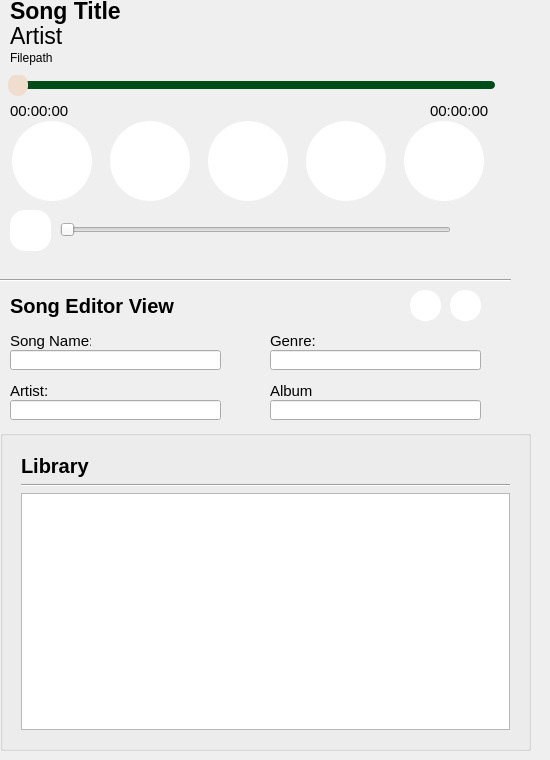
          <widget class="QWidget" name="stackedWidgetSongPage">
           <widget class="QLabel" name="artistLabel">
            <property name="geometry">
             <rect>
              <x>10</x>
              <y>-50</y>
              <width>111</width>
              <height>21</height>
             </rect>
            </property>
            <property name="font">
             <font>
              <pointsize>18</pointsize>
             </font>
            </property>
            <property name="text">
             <string>Artist</string>
            </property>
           </widget>
           <widget class="Line" name="songSeperator">
            <property name="geometry">
             <rect>
              <x>0</x>
              <y>270</y>
              <width>511</width>
              <height>20</height>
             </rect>
            </property>
            <property name="orientation">
             <enum>Qt::Orientation::Horizontal</enum>
            </property>
           </widget>
           <widget class="QLineEdit" name="lineEditGenre">
            <property name="geometry">
             <rect>
              <x>270</x>
              <y>350</y>
              <width>211</width>
              <height>20</height>
             </rect>
            </property>
            <property name="sizePolicy">
             <sizepolicy hsizetype="Preferred" vsizetype="Fixed">
              <horstretch>0</horstretch>
              <verstretch>0</verstretch>
             </sizepolicy>
            </property>
            <property name="text">
             <string/>
            </property>
           </widget>
           <widget class="QLabel" name="editGenreLabel">
            <property name="geometry">
             <rect>
              <x>270</x>
              <y>330</y>
              <width>131</width>
              <height>21</height>
             </rect>
            </property>
            <property name="font">
             <font>
              <family>Arial</family>
              <pointsize>11</pointsize>
             </font>
            </property>
            <property name="text">
             <string>Genre:</string>
            </property>
           </widget>
           <widget class="QLabel" name="editAlbumLabel">
            <property name="geometry">
             <rect>
              <x>270</x>
              <y>380</y>
              <width>121</width>
              <height>21</height>
             </rect>
            </property>
            <property name="font">
             <font>
              <family>Arial</family>
              <pointsize>11</pointsize>
             </font>
            </property>
            <property name="text">
             <string>Album</string>
            </property>
           </widget>
           <widget class="QLineEdit" name="lineEditSongName">
            <property name="geometry">
             <rect>
              <x>10</x>
              <y>350</y>
              <width>211</width>
              <height>20</height>
             </rect>
            </property>
            <property name="sizePolicy">
             <sizepolicy hsizetype="Preferred" vsizetype="Fixed">
              <horstretch>0</horstretch>
              <verstretch>0</verstretch>
             </sizepolicy>
            </property>
           </widget>
           <widget class="QLabel" name="editSongNameLabel">
            <property name="geometry">
             <rect>
              <x>10</x>
              <y>330</y>
              <width>81</width>
              <height>21</height>
             </rect>
            </property>
            <property name="font">
             <font>
              <family>Arial</family>
              <pointsize>11</pointsize>
             </font>
            </property>
            <property name="text">
             <string>Song Name:</string>
            </property>
           </widget>
           <widget class="QLineEdit" name="lineEditArtist">
            <property name="geometry">
             <rect>
              <x>10</x>
              <y>400</y>
              <width>211</width>
              <height>20</height>
             </rect>
            </property>
            <property name="sizePolicy">
             <sizepolicy hsizetype="Preferred" vsizetype="Fixed">
              <horstretch>0</horstretch>
              <verstretch>0</verstretch>
             </sizepolicy>
            </property>
           </widget>
           <widget class="QLineEdit" name="lineEditAlbum">
            <property name="geometry">
             <rect>
              <x>270</x>
              <y>400</y>
              <width>211</width>
              <height>20</height>
             </rect>
            </property>
            <property name="sizePolicy">
             <sizepolicy hsizetype="Preferred" vsizetype="Fixed">
              <horstretch>0</horstretch>
              <verstretch>0</verstretch>
             </sizepolicy>
            </property>
           </widget>
           <widget class="QLabel" name="editArtistLabel">
            <property name="geometry">
             <rect>
              <x>10</x>
              <y>380</y>
              <width>81</width>
              <height>21</height>
             </rect>
            </property>
            <property name="font">
             <font>
              <family>Arial</family>
              <pointsize>11</pointsize>
             </font>
            </property>
            <property name="text">
             <string>Artist:</string>
            </property>
           </widget>
           <widget class="QGroupBox" name="LibraryGroupBox">
            <property name="geometry">
             <rect>
              <x>0</x>
              <y>430</y>
              <width>531</width>
              <height>321</height>
             </rect>
            </property>
            <layout class="QVBoxLayout" name="LibraryLayout">
             <item>
              <widget class="QWidget" name="widget2" native="true">
               <layout class="QVBoxLayout" name="verticalLayout">
                <item>
                 <widget class="QLabel" name="LibraryLabel">
                  <property name="font">
                   <font>
                    <pointsize>15</pointsize>
                    <bold>true</bold>
                   </font>
                  </property>
                  <property name="text">
                   <string>Library</string>
                  </property>
                 </widget>
                </item>
                <item>
                 <widget class="Line" name="LibrarySeperator">
                  <property name="orientation">
                   <enum>Qt::Orientation::Horizontal</enum>
                  </property>
                 </widget>
                </item>
                <item>
                 <widget class="QListWidget" name="listWidget"/>
                </item>
               </layout>
              </widget>
             </item>
            </layout>
           </widget>
           <widget class="QLabel" name="label">
            <property name="geometry">
             <rect>
              <x>10</x>
              <y>290</y>
              <width>231</width>
              <height>31</height>
             </rect>
            </property>
            <property name="font">
             <font>
              <pointsize>15</pointsize>
              <bold>true</bold>
             </font>
            </property>
            <property name="text">
             <string>Song Editor View</string>
            </property>
           </widget>
           <widget class="QPushButton" name="deleteButton">
            <property name="geometry">
             <rect>
              <x>450</x>
              <y>290</y>
              <width>31</width>
              <height>31</height>
             </rect>
            </property>
            <property name="styleSheet">
             <string notr="true">QPushButton
{
border:none;
border-radius:15px;
background-color:rgb(255,255,255);
color:rgb(52,51,64);
padding:0px;
}
QPushButton:Hover
{
background-color:rgb(140,140,140);
}</string>
            </property>
            <property name="text">
             <string/>
            </property>
            <property name="icon">
             <iconset theme="QIcon::ThemeIcon::EditDelete"/>
            </property>
            <property name="iconSize">
             <size>
              <width>20</width>
              <height>20</height>
             </size>
            </property>
           </widget>
           <widget class="QPushButton" name="editButton">
            <property name="geometry">
             <rect>
              <x>410</x>
              <y>290</y>
              <width>31</width>
              <height>31</height>
             </rect>
            </property>
            <property name="styleSheet">
             <string notr="true">QPushButton
{
border:none;
border-radius:15px;
background-color:rgb(255,255,255);
color:rgb(52,51,64);
padding:0px;
}
QPushButton:Hover
{
background-color:rgb(140,140,140);
}</string>
            </property>
            <property name="text">
             <string/>
            </property>
            <property name="icon">
             <iconset theme="QIcon::ThemeIcon::DocumentNew"/>
            </property>
            <property name="iconSize">
             <size>
              <width>20</width>
              <height>20</height>
             </size>
            </property>
           </widget>
           <widget class="QWidget" name="songPlayerWidget" native="true">
            <property name="geometry">
             <rect>
              <x>0</x>
              <y>0</y>
              <width>541</width>
              <height>270</height>
             </rect>
            </property>
            <property name="minimumSize">
             <size>
              <width>541</width>
              <height>270</height>
             </size>
            </property>
            <widget class="QLabel" name="playerTitleLabel">
             <property name="geometry">
              <rect>
               <x>10</x>
               <y>-10</y>
               <width>141</width>
               <height>41</height>
              </rect>
             </property>
             <property name="font">
              <font>
               <pointsize>17</pointsize>
               <bold>true</bold>
              </font>
             </property>
             <property name="text">
              <string>Song Title</string>
             </property>
            </widget>
            <widget class="QPushButton" name="playerVolumeButton">
             <property name="geometry">
              <rect>
               <x>10</x>
               <y>210</y>
               <width>41</width>
               <height>41</height>
              </rect>
             </property>
             <property name="styleSheet">
              <string notr="true">QPushButton
{
border:none;
border-radius:15px;
background-color:rgb(255,255,255);
color:rgb(52,51,64);
padding:0px;
}</string>
             </property>
             <property name="text">
              <string/>
             </property>
             <property name="icon">
              <iconset theme="QIcon::ThemeIcon::AudioVolumeHigh"/>
             </property>
             <property name="iconSize">
              <size>
               <width>20</width>
               <height>20</height>
              </size>
             </property>
            </widget>
            <widget class="QLabel" name="playerCurrentTime">
             <property name="geometry">
              <rect>
               <x>10</x>
               <y>100</y>
               <width>61</width>
               <height>21</height>
              </rect>
             </property>
             <property name="font">
              <font>
               <family>Arial</family>
               <pointsize>11</pointsize>
              </font>
             </property>
             <property name="text">
              <string>00:00:00</string>
             </property>
             <property name="alignment">
              <set>Qt::AlignmentFlag::AlignLeading|Qt::AlignmentFlag::AlignLeft|Qt::AlignmentFlag::AlignVCenter</set>
             </property>
            </widget>
            <widget class="QLabel" name="playerTimeEnd">
             <property name="geometry">
              <rect>
               <x>430</x>
               <y>100</y>
               <width>71</width>
               <height>21</height>
              </rect>
             </property>
             <property name="font">
              <font>
               <family>Arial</family>
               <pointsize>11</pointsize>
              </font>
             </property>
             <property name="text">
              <string>00:00:00</string>
             </property>
             <property name="alignment">
              <set>Qt::AlignmentFlag::AlignLeading|Qt::AlignmentFlag::AlignLeft|Qt::AlignmentFlag::AlignVCenter</set>
             </property>
            </widget>
            <widget class="QSlider" name="playerPlaybar">
             <property name="geometry">
              <rect>
               <x>0</x>
               <y>75</y>
               <width>511</width>
               <height>21</height>
              </rect>
             </property>
             <property name="sizePolicy">
              <sizepolicy hsizetype="Preferred" vsizetype="Preferred">
               <horstretch>0</horstretch>
               <verstretch>0</verstretch>
              </sizepolicy>
             </property>
             <property name="styleSheet">
              <string notr="true">QSlider::groove:horizontal
{
height: 8px;
width:480px;
background:rgb(0,77,26);
border-radius:4px;
}
QSlider::handle:horizontal
{
background:rgb(239,222,205);
width:20px;
height:20px;
margin:-7px -7px;
border-radius:10px;
}

</string>
             </property>
             <property name="orientation">
              <enum>Qt::Orientation::Horizontal</enum>
             </property>
            </widget>
            <widget class="QLabel" name="playerArtistLabel">
             <property name="geometry">
              <rect>
               <x>10</x>
               <y>20</y>
               <width>111</width>
               <height>31</height>
              </rect>
             </property>
             <property name="font">
              <font>
               <pointsize>17</pointsize>
              </font>
             </property>
             <property name="text">
              <string>Artist</string>
             </property>
            </widget>
            <widget class="QWidget" name="layoutWidget">
             <property name="geometry">
              <rect>
               <x>0</x>
               <y>120</y>
               <width>501</width>
               <height>82</height>
              </rect>
             </property>
             <layout class="QHBoxLayout" name="songControl">
              <item>
               <widget class="QPushButton" name="backButton">
                <property name="minimumSize">
                 <size>
                  <width>80</width>
                  <height>80</height>
                 </size>
                </property>
                <property name="styleSheet">
                 <string notr="true">QPushButton
{
border:none;
border-radius:40px;
background-color:rgb(255,255,255);
color:rgb(52,51,64);
min-width:80px;
max-width:80px;
min-height:80px;
max-height:80px;
padding:0px;
}
QPushButton:Hover
{
background-color:rgb(140,140,140);
}</string>
                </property>
                <property name="text">
                 <string/>
                </property>
                <property name="icon">
                 <iconset theme="QIcon::ThemeIcon::MediaSeekBackward"/>
                </property>
                <property name="iconSize">
                 <size>
                  <width>30</width>
                  <height>30</height>
                 </size>
                </property>
               </widget>
              </item>
              <item>
               <widget class="QPushButton" name="stopButton">
                <property name="minimumSize">
                 <size>
                  <width>80</width>
                  <height>80</height>
                 </size>
                </property>
                <property name="styleSheet">
                 <string notr="true">QPushButton
{
border:none;
border-radius:40px;
background-color:rgb(255,255,255);
color:rgb(52,51,64);
min-width:80px;
max-width:80px;
min-height:80px;
max-height:80px;
padding:0px;
}
QPushButton:Hover
{
background-color:rgb(140,140,140);
}</string>
                </property>
                <property name="text">
                 <string/>
                </property>
                <property name="icon">
                 <iconset theme="QIcon::ThemeIcon::MediaPlaybackStop"/>
                </property>
                <property name="iconSize">
                 <size>
                  <width>30</width>
                  <height>30</height>
                 </size>
                </property>
               </widget>
              </item>
              <item>
               <widget class="QPushButton" name="playButton">
                <property name="minimumSize">
                 <size>
                  <width>80</width>
                  <height>80</height>
                 </size>
                </property>
                <property name="styleSheet">
                 <string notr="true">QPushButton
{
border:none;
border-radius:40px;
background-color:rgb(255,255,255);
color:rgb(52,51,64);
min-width:80px;
max-width:80px;
min-height:80px;
max-height:80px;
padding:0px;
}
QPushButton:Hover
{
background-color:rgb(140,140,140);
}</string>
                </property>
                <property name="text">
                 <string/>
                </property>
                <property name="icon">
                 <iconset theme="QIcon::ThemeIcon::MediaPlaybackStart"/>
                </property>
                <property name="iconSize">
                 <size>
                  <width>30</width>
                  <height>30</height>
                 </size>
                </property>
               </widget>
              </item>
              <item>
               <widget class="QPushButton" name="pauseButton">
                <property name="minimumSize">
                 <size>
                  <width>80</width>
                  <height>80</height>
                 </size>
                </property>
                <property name="styleSheet">
                 <string notr="true">QPushButton
{
border:none;
border-radius:40px;
background-color:rgb(255,255,255);
color:rgb(52,51,64);
min-width:80px;
max-width:80px;
min-height:80px;
max-height:80px;
padding:0px;
}
QPushButton:Hover
{
background-color:rgb(140,140,140);
}</string>
                </property>
                <property name="text">
                 <string/>
                </property>
                <property name="icon">
                 <iconset theme="QIcon::ThemeIcon::MediaPlaybackPause"/>
                </property>
                <property name="iconSize">
                 <size>
                  <width>30</width>
                  <height>30</height>
                 </size>
                </property>
               </widget>
              </item>
              <item>
               <widget class="QPushButton" name="forwardButton">
                <property name="minimumSize">
                 <size>
                  <width>80</width>
                  <height>80</height>
                 </size>
                </property>
                <property name="styleSheet">
                 <string notr="true">QPushButton
{
border:none;
border-radius:40px;
background-color:rgb(255,255,255);
color:rgb(52,51,64);
min-width:80px;
max-width:80px;
min-height:80px;
max-height:80px;
padding:0px;
}

QPushButton:Hover
{
background-color:rgb(140,140,140);
}</string>
                </property>
                <property name="text">
                 <string/>
                </property>
                <property name="icon">
                 <iconset theme="QIcon::ThemeIcon::MediaSeekForward"/>
                </property>
                <property name="iconSize">
                 <size>
                  <width>30</width>
                  <height>30</height>
                 </size>
                </property>
               </widget>
              </item>
             </layout>
            </widget>
            <widget class="QSlider" name="playerVolumeSlider">
             <property name="geometry">
              <rect>
               <x>60</x>
               <y>220</y>
               <width>391</width>
               <height>20</height>
              </rect>
             </property>
             <property name="sizePolicy">
              <sizepolicy hsizetype="Preferred" vsizetype="Fixed">
               <horstretch>0</horstretch>
               <verstretch>0</verstretch>
              </sizepolicy>
             </property>
             <property name="orientation">
              <enum>Qt::Orientation::Horizontal</enum>
             </property>
            </widget>
            <widget class="QLabel" name="playerFilePathLabel">
             <property name="geometry">
              <rect>
               <x>10</x>
               <y>50</y>
               <width>351</width>
               <height>16</height>
              </rect>
             </property>
             <property name="text">
              <string>Filepath</string>
             </property>
            </widget>
           </widget>
          </widget>
